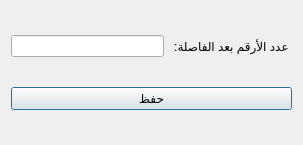
<?xml version="1.0" encoding="UTF-8"?>
<ui version="4.0">
 <class>FloatPointSettings</class>
 <widget class="QDialog" name="FloatPointSettings">
  <property name="geometry">
   <rect>
    <x>0</x>
    <y>0</y>
    <width>303</width>
    <height>145</height>
   </rect>
  </property>
  <property name="windowTitle">
   <string>ضبط متغيرات الفاصلة</string>
  </property>
  <property name="windowIcon">
   <iconset>
    <normaloff>graphics/icon.xpm</normaloff>graphics/icon.xpm</iconset>
  </property>
  <layout class="QGridLayout" name="gridLayout">
   <item row="0" column="0">
    <widget class="QLineEdit" name="float_point_input"/>
   </item>
   <item row="0" column="1">
    <widget class="QLabel" name="label">
     <property name="text">
      <string> عدد الأرقم بعد الفاصلة: </string>
     </property>
    </widget>
   </item>
   <item row="1" column="0" colspan="2">
    <widget class="QPushButton" name="save_btn">
     <property name="text">
      <string>حفظ</string>
     </property>
    </widget>
   </item>
  </layout>
 </widget>
 <resources/>
 <connections/>
</ui>
